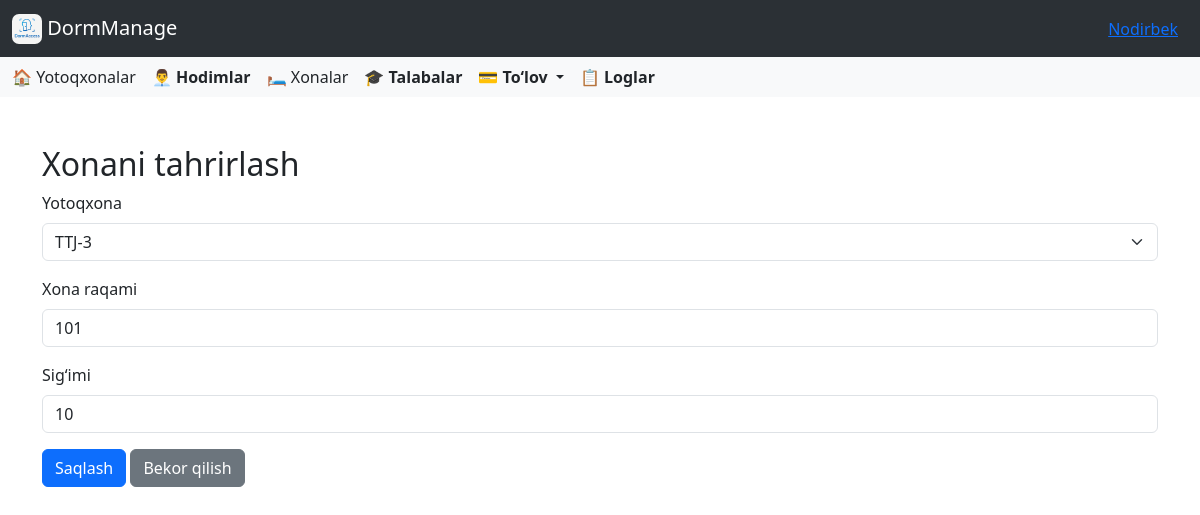
The app's page /dormitory/rooms/1/edit/ (signed in) with its own data.
### accounts/models.py (models this page shows, shortened)
class CustomUser(AbstractUser):
    id = AutoIncrementField(start_from=1)
    ROLE_CHOICES = [
        ('director', 'Direktor'),
        ('employee', 'Xodim'),
    ]
    role = models.CharField(
        max_length=10,
        choices=ROLE_CHOICES,
        default='other',
        verbose_name='Lavozim'
    )
    work_start = models.TimeField(
        verbose_name='Ish boshlanish vaqti',
        null=True,
        blank=True
    )
    work_end = models.TimeField(
        verbose_name='Ish tugash vaqti',
        null=True,
        blank=True
    )
    phone_number = models.CharField(
        max_length=20,
        blank=True,
        verbose_name='Telefon raqami'
    )
    hire_date = models.CharField(
        max_length=10,
        null=True,
        blank=True,
        verbose_name='Ishga qabul qilingan sana'
    )
    photo = models.ImageField(
        upload_to=staff_photo_upload_path,
        blank=False,
        null=False,
        verbose_name='Hodim surati'
    )
    salary = models.PositiveIntegerField(
        verbose_name='Maosh',
        null=True,
        blank=True,
        help_text="Hodimning maoshi (so'mda)"
    )
    is_in_dormitory = models.BooleanField(default=False)

### dormitory/models.py (models this page shows, shortened)
class Room(models.Model):
    dormitory = models.ForeignKey(Dormitory, on_delete=models.CASCADE, related_name='rooms')
    number = models.CharField(max_length=5)
    size = models.PositiveSmallIntegerField()

### dormitory/views.py (the view)
# urls.py: path('rooms/<int:pk>/edit/', RoomUpdateView.as_view(), name='room_update'),
class RoomUpdateView(UpdateView):
    model = Room
    form_class = RoomForm
    template_name = 'dormitory/room_update.html'
    success_url = reverse_lazy('rooms')
    def get_form_kwargs(self):
        kwargs = super().get_form_kwargs()
        kwargs['user'] = self.request.user
        return kwargs

### dormitory/forms.py
class RoomForm(forms.ModelForm):
    class Meta:
        model = Room
        fields = ['dormitory', 'number', 'size']
    def __init__(self, *args, **kwargs):
        user = kwargs.pop('user', None)
        super().__init__(*args, **kwargs)
        if user:
            if hasattr(user, 'director'):
                self.fields['dormitory'].queryset = Dormitory.objects.filter(director=user.director)
            else:
                self.fields['dormitory'].queryset = Dormitory.objects.filter(employees__user=user)

### dormitory/models.py (called while the page is built)
    def __str__(self):
        return self.name

### templates/dormitory/room_update.html (shortened to what this page needs)
{% extends 'base.html' %}
{% load widget_tweaks %}
{% block content %}
<div class="container mt-5">
    <h2>Xonani tahrirlash</h2>
    <form method="post">
        <div class="mb-3">
    <label for="id_dormitory" class="form-label">Yotoqxona</label>
    {{ form.dormitory|add_class:"form-select" }}
</div>
<div class="mb-3">
    <label for="id_number" class="form-label">Xona raqami</label>
    {{ form.number|add_class:"form-control" }}
</div>
<div class="mb-3">
    <label for="id_size" class="form-label">Sig‘imi</label>
    {{ form.size|add_class:"form-control" }}
</div>
        <button type="submit" class="btn btn-primary">Saqlash</button>
        <a href="{% url 'rooms' %}" class="btn btn-secondary">Bekor qilish</a>
    </form>
</div>
{% endblock %}

### templates/base.html (shortened to what this page needs)
<!DOCTYPE html>
<html lang="en">
<head>
    <link href="https://cdn.jsdelivr.net/npm/bootstrap@5.3.5/dist/css/bootstrap.min.css" rel="stylesheet">
    <link rel="stylesheet" href="https://cdnjs.cloudflare.com/ajax/libs/font-awesome/6.0.0/css/all.min.css">
    <link rel="stylesheet" href="https://cdn.jsdelivr.net/npm/bootstrap-icons@1.10.5/font/bootstrap-icons.css">
    <link href="https://cdn.jsdelivr.net/npm/select2@4.1.0-rc.0/dist/css/select2.min.css" rel="stylesheet" />
</head>
<body>
<nav class="navbar bg-body-tertiary" data-bs-theme="dark">
  <div class="container-fluid">
    <a class="navbar-brand" href="{% url 'dashboard' %}">
      <img src="/media/images/icon.png" alt="Logo" style="width:30px; height:30px; border-radius:7px" class="d-inline-block align-text-top">
      DormManage
    </a>
    <div class="ms-auto" style="margin: 0 10px;">
      <a href="#" class="text-primary text-decoration-underline" data-bs-toggle="modal" data-bs-target="#userInfoModal">
        {{ user.first_name }}
      </a>
    </div>
  </div>
</nav>
<nav class="navbar bg-body-tertiary">
  <div class="container-fluid">
    <div class="d-none d-lg-flex gap-3 align-items-center">
  {% if user.role == 'director' %}
  <a class="nav-link" href="{% url 'dormitories' %}">🏠 Yotoqxonalar</a>
  <a class="nav-link" href="{% url 'employees' %}"><strong>👨‍💼 Hodimlar</strong></a>
  {% endif %}
  <a class="nav-link" href="{% url 'rooms' %}">🛏️ Xonalar</a>
  <a class="nav-link" href="{% url 'students' %}"><strong>🎓 Talabalar</strong></a>
  <div class="nav-item dropdown">
    <a class="nav-link dropdown-toggle" href="#" role="button" data-bs-toggle="dropdown" aria-expanded="false">
      <strong>💳 To‘lov</strong>
    </a>
  </div>
  <a class="nav-link" href="{% url 'logs' %}"><strong>📋 Loglar</strong></a>
</div>
  </div>
</nav>
{% block content %}
{% endblock %}
</body>
</html>

### records on screen
CustomUser: first_name "Nodirbek"
Room: dormitory "TTJ-3", number "101", size "10"
